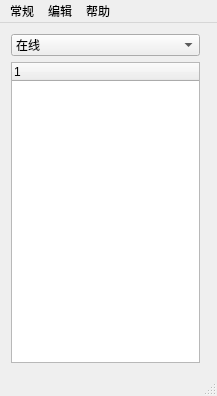
<?xml version="1.0" encoding="UTF-8"?>
<ui version="4.0">
 <class>MainWindow</class>
 <widget class="QMainWindow" name="MainWindow">
  <property name="geometry">
   <rect>
    <x>0</x>
    <y>0</y>
    <width>217</width>
    <height>396</height>
   </rect>
  </property>
  <property name="sizePolicy">
   <sizepolicy hsizetype="Fixed" vsizetype="Fixed">
    <horstretch>0</horstretch>
    <verstretch>0</verstretch>
   </sizepolicy>
  </property>
  <property name="minimumSize">
   <size>
    <width>217</width>
    <height>396</height>
   </size>
  </property>
  <property name="maximumSize">
   <size>
    <width>217</width>
    <height>396</height>
   </size>
  </property>
  <property name="windowTitle">
   <string>Ztalk</string>
  </property>
  <property name="styleSheet">
   <string notr="true"/>
  </property>
  <widget class="QWidget" name="centralWidget">
   <widget class="QWidget" name="layoutWidget">
    <property name="geometry">
     <rect>
      <x>0</x>
      <y>0</y>
      <width>211</width>
      <height>351</height>
     </rect>
    </property>
    <layout class="QGridLayout" name="gridLayout">
     <item row="1" column="1" colspan="2">
      <widget class="QTreeWidget" name="friendsListWidget">
       <column>
        <property name="text">
         <string notr="true">1</string>
        </property>
       </column>
      </widget>
     </item>
     <item row="1" column="0">
      <layout class="QFormLayout" name="formLayout"/>
     </item>
     <item row="0" column="1" colspan="2">
      <widget class="QComboBox" name="comboBox">
       <item>
        <property name="text">
         <string>在线</string>
        </property>
        <property name="icon">
         <iconset>
          <normalon>:/icons/online.png</normalon>
         </iconset>
        </property>
       </item>
       <item>
        <property name="text">
         <string>离线</string>
        </property>
        <property name="icon">
         <iconset>
          <normalon>:/icons/offline.png</normalon>
         </iconset>
        </property>
       </item>
      </widget>
     </item>
    </layout>
   </widget>
  </widget>
  <widget class="QMenuBar" name="menuBar">
   <property name="geometry">
    <rect>
     <x>0</x>
     <y>0</y>
     <width>217</width>
     <height>25</height>
    </rect>
   </property>
   <widget class="QMenu" name="menu">
    <property name="title">
     <string>常规</string>
    </property>
    <addaction name="chatAction"/>
    <addaction name="fileTransAction"/>
    <addaction name="groupChatAction"/>
    <addaction name="remoteControlAction"/>
    <addaction name="separator"/>
    <addaction name="passChangeAction"/>
    <addaction name="destroyAction"/>
   </widget>
   <widget class="QMenu" name="menu_3">
    <property name="title">
     <string>编辑</string>
    </property>
    <addaction name="addFriendAction"/>
    <addaction name="removeFriendAction"/>
   </widget>
   <widget class="QMenu" name="menu_4">
    <property name="title">
     <string>帮助</string>
    </property>
    <addaction name="aboutAction"/>
   </widget>
   <addaction name="menu"/>
   <addaction name="menu_3"/>
   <addaction name="menu_4"/>
  </widget>
  <widget class="QStatusBar" name="statusBar"/>
  <action name="chatAction">
   <property name="text">
    <string>开始聊天</string>
   </property>
  </action>
  <action name="groupChatAction">
   <property name="text">
    <string>加入群聊</string>
   </property>
  </action>
  <action name="showXmlAction">
   <property name="text">
    <string>显示xml控制台</string>
   </property>
  </action>
  <action name="addFriendAction">
   <property name="text">
    <string>添加好友</string>
   </property>
  </action>
  <action name="removeFriendAction">
   <property name="text">
    <string>删除好友</string>
   </property>
  </action>
  <action name="destroyAction">
   <property name="text">
    <string>注销此账户</string>
   </property>
  </action>
  <action name="passChangeAction">
   <property name="text">
    <string>变更密码</string>
   </property>
  </action>
  <action name="aboutAction">
   <property name="text">
    <string>关于</string>
   </property>
  </action>
  <action name="fileTransAction">
   <property name="text">
    <string>传送文件</string>
   </property>
  </action>
  <action name="remoteControlAction">
   <property name="text">
    <string>请求远程协助</string>
   </property>
  </action>
 </widget>
 <layoutdefault spacing="6" margin="11"/>
 <resources/>
 <connections/>
</ui>
